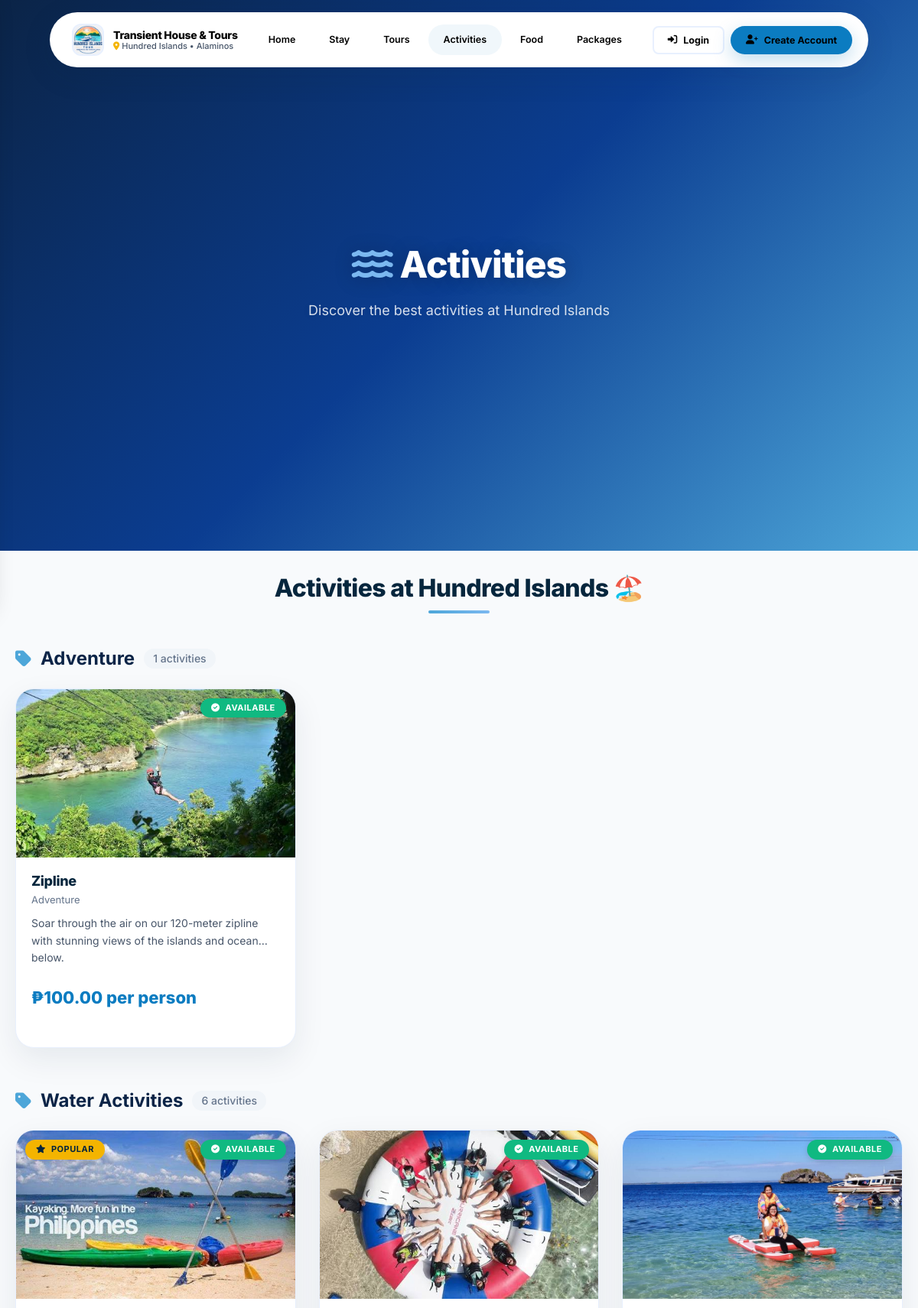
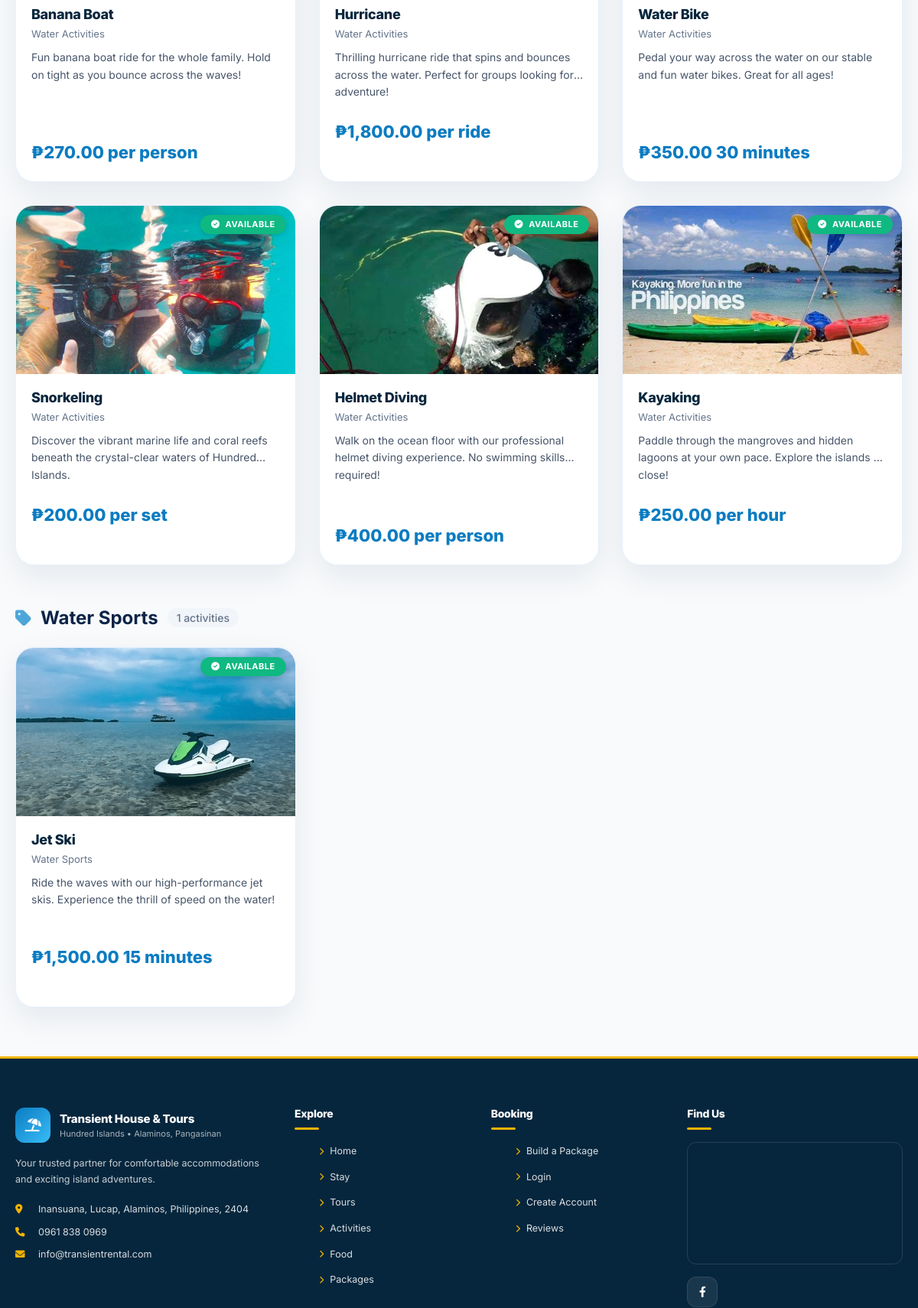
Page /activities.php (upper part) on the committed database (2 pictures, top to bottom).
### tables this page shows
CREATE TABLE `activities` (
  `id` int(11) NOT NULL,
  `name` varchar(255) NOT NULL,
  `category` varchar(100) DEFAULT 'Other',
  `description` text DEFAULT NULL,
  `price` decimal(10,2) DEFAULT 0.00,
  `price_unit` varchar(50) DEFAULT 'per person',
  `price_note` varchar(255) DEFAULT NULL,
  `duration` varchar(50) DEFAULT NULL,
  `duration_unit` varchar(20) DEFAULT NULL,
  `length_value` varchar(50) DEFAULT NULL,
  `length` varchar(50) DEFAULT NULL,
  `length_unit` varchar(20) DEFAULT NULL,
  `icon` varchar(100) DEFAULT 'fas fa-star',
  `is_featured` tinyint(1) DEFAULT 0,
  `status` varchar(20) DEFAULT 'available',
  `created_at` timestamp NOT NULL DEFAULT current_timestamp(),
  `updated_at` timestamp NOT NULL DEFAULT current_timestamp() ON UPDATE current_timestamp(),
  `image` varchar(255) DEFAULT 'default-activity.jpg'
);

### activities.php (the view, shortened to what this page needs)
<?php
require_once 'database.php';
$stmt = $pdo->query("SELECT * FROM activities ORDER BY category, id");
$activities = $stmt->fetchAll();
$grouped_activities = [];
foreach($activities as $activity) {
    $category = $activity['category'] ?? 'Other';
    if(!isset($grouped_activities[$category])) {
        $grouped_activities[$category] = [];
    }
    $grouped_activities[$category][] = $activity;
}
function getActivityImage($image) {
    if (!empty($image) && file_exists('uploads/activities/' . $image) && $image != 'default-activity.jpg') {
        return 'uploads/activities/' . $image;
    }
    return null;
}
function getActivityIcon($activity) {
    if (!empty($activity['icon'])) {
        return $activity['icon'];
    }
    $categoryIcons = [
        'Water Sports' => 'fas fa-ship',
        'Water Activities' => 'fas fa-swimmer',
        'Adventure' => 'fas fa-hiking',
        'Other' => 'fas fa-star'
    ];
    return $categoryIcons[$activity['category']] ?? 'fas fa-star';
}
function formatActivityPrice($activity) {
    $price = '₱' . number_format($activity['price'], 2);
    $unit = !empty($activity['price_unit']) ? ' ' . htmlspecialchars($activity['price_unit']) : '';
    return $price . $unit;
}
?>
<!DOCTYPE html>
<html lang="en">
<head>
    <link href="https://cdn.jsdelivr.net/npm/bootstrap@5.1.3/dist/css/bootstrap.min.css" rel="stylesheet">
    <link rel="stylesheet" href="https://cdnjs.cloudflare.com/ajax/libs/font-awesome/6.0.0/css/all.min.css">
    <link rel="stylesheet" href="assets/css/design-system.css">
</head>
<body>
<?php include 'components/navbar.php'; ?>
<div class="hero">
    <div class="hero-content">
        <h1><i class="fas fa-water"></i> Activities</h1>
        <p>Discover the best activities at Hundred Islands</p>
    </div>
</div>
<div class="main-container">
    <div class="section-title">
        <h2>Activities at Hundred Islands 🏖️</h2>
        <div class="underline"></div>
    </div>
    <?php if(empty($activities)): ?>
        <div style="text-align: center; padding: 60px; background: white; border-radius: 20px;">
            <i class="fas fa-water" style="font-size: 60px; color: #cbd5e1; margin-bottom: 20px;"></i>
            <h3>No Activities Available</h3>
            <p>Please check back later for exciting activities!</p>
        </div>
    <?php else: ?>
        <?php foreach($grouped_activities as $category => $category_activities): ?>
        <div class="category-section">
            <div class="category-title">
                <i class="fas fa-tag"></i> <?php echo htmlspecialchars($category); ?>
                <span class="badge-count"><?php echo count($category_activities); ?> activities</span>
            </div>
            <div class="activity-grid">
                <?php foreach($category_activities as $activity): ?>
                <div class="activity-card" onclick="openShopeeView(<?php echo $activity['id']; ?>)">
                    <div class="activity-image-wrapper">
                        <?php
                        $image_path = getActivityImage($activity['image'] ?? '');
                        if($image_path):
                        ?>
                            <img src="<?php echo htmlspecialchars($image_path); ?>?<?php echo time(); ?>" alt="<?php echo htmlspecialchars($activity['name']); ?>" class="activity-image" onerror="this.style.display='none'; this.nextElementSibling.style.display='flex';">
                        <?php else: ?>
                            <div class="activity-image-placeholder">
                                <i class="<?php echo getActivityIcon($activity); ?>"></i>
                            </div>
                        <?php endif; ?>
                        <?php if($activity['is_featured']): ?>
                        <span class="featured-badge"><i class="fas fa-star"></i> Popular</span>
                        <?php endif; ?>
                        <span class="status-badge status-<?php echo $activity['status'] == 'available' ? 'available' : 'unavailable'; ?>">
                            <i class="fas fa-<?php echo $activity['status'] == 'available' ? 'check-circle' : 'times-circle'; ?>"></i>
                            <?php echo ucfirst($activity['status']); ?>
                        </span>
                    </div>
                    <div class="activity-content">
                        <h4><?php echo htmlspecialchars($activity['name']); ?></h4>
                        <span class="activity-category"><?php echo htmlspecialchars($activity['category']); ?></span>
                        <div class="activity-desc"><?php echo htmlspecialchars($activity['description'] ?? ''); ?></div>
                        <?php
                        $price_display = formatActivityPrice($activity);
                        if($price_display):
                        ?>
                            <div class="price-tag"><?php echo $price_display; ?></div>
                        <?php endif; ?>
                        <?php if(!empty($activity['price_note'])): ?>
                            <div class="price-note">
                                <i class="fas fa-info-circle"></i> <?php echo htmlspecialchars($activity['price_note']); ?>
                            </div>
                        <?php endif; ?>
                    </div>
                </div>
                <?php endforeach; ?>
            </div>
        </div>
        <?php endforeach; ?>
    <?php endif; ?>
</div>
<?php include 'components/footer.php'; ?>
</body>
</html>

### rows in the picture
activities: image+name (picture), status "AVAILABLE", name "Zipline", category "Adventure", description "Soar through the air on our 120-meter zipline with stunning views of the islands and ocean below.", price_display "₱100.00 per person"
activities: image (picture), is_featured 1 (drawn), status "AVAILABLE", name "Banana Boat", category "Water Activities", description "Fun banana boat ride for the whole family. Hold on tight as you bounce across the waves!", price_display "₱270.00 per person"
activities: image+name (picture), status "AVAILABLE", name "Hurricane", category "Water Activities", description "Thrilling hurricane ride that spins and bounces across the water. Perfect for groups looking for adventure!", price_display "₱1,800.00 per ride"
activities: image (picture), status "AVAILABLE", name "Water Bike", category "Water Activities", description "Pedal your way across the water on our stable and fun water bikes. Great for all ages!", price_display "₱350.00 30 minutes"
activities: image+name (picture), status "AVAILABLE", name "Snorkeling", category "Water Activities", description "Discover the vibrant marine life and coral reefs beneath the crystal-clear waters of Hundred Islands.", price_display "₱200.00 per set"
activities: image (picture), status "AVAILABLE", name "Helmet Diving", category "Water Activities", description "Walk on the ocean floor with our professional helmet diving experience. No swimming skills required!", price_display "₱400.00 per person"
activities: image+name (picture), status "AVAILABLE", name "Kayaking", category "Water Activities", description "Paddle through the mangroves and hidden lagoons at your own pace. Explore the islands up close!", price_display "₱250.00 per hour"
activities: category "Water Sports", count($category_activities) "1", image (picture), status "AVAILABLE", name "Jet Ski", description "Ride the waves with our high-performance jet skis. Experience the thrill of speed on the water!", price_display "₱1,500.00 15 minutes"

### other values in the picture
$item['label'] "Home"
$item['label'] "Stay"
$item['label'] "Tours"
$item['label'] "Activities"
$item['label'] "Food"
$item['label'] "Packages"
$category "Adventure"
count($category_activities) "1"
$category "Water Activities"
count($category_activities) "6"
$content['footer']['company_description'] "Your trusted partner for comfortable accommodations and exciting island adventures."
$location_address "Inansuana, Lucap, Alaminos, Philippines, 2404"
$content['footer']['phone'] "0961 838 0969"
$content['footer']['email'] "info@transientrental.com"
